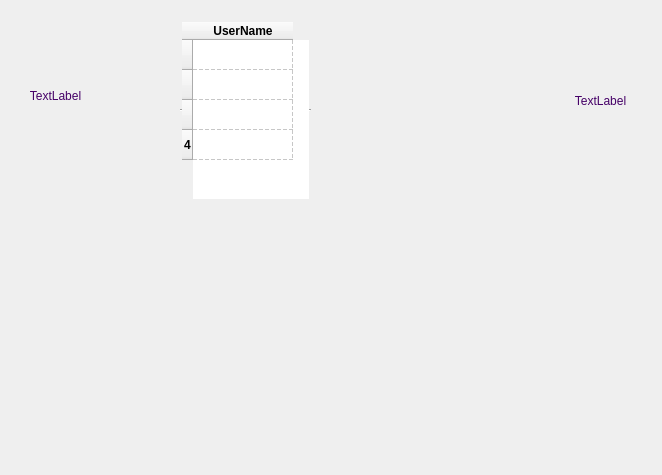
<?xml version="1.0" encoding="UTF-8"?>
<ui version="4.0">
 <class>profile</class>
 <widget class="QDialog" name="profile">
  <property name="geometry">
   <rect>
    <x>0</x>
    <y>0</y>
    <width>662</width>
    <height>475</height>
   </rect>
  </property>
  <property name="minimumSize">
   <size>
    <width>662</width>
    <height>475</height>
   </size>
  </property>
  <property name="maximumSize">
   <size>
    <width>662</width>
    <height>475</height>
   </size>
  </property>
  <property name="windowTitle">
   <string>Profile</string>
  </property>
  <widget class="QTableWidget" name="tableWidget">
   <property name="geometry">
    <rect>
     <x>180</x>
     <y>20</y>
     <width>131</width>
     <height>181</height>
    </rect>
   </property>
   <property name="font">
    <font>
     <pointsize>9</pointsize>
     <weight>75</weight>
     <italic>false</italic>
     <bold>true</bold>
    </font>
   </property>
   <property name="frameShape">
    <enum>QFrame::HLine</enum>
   </property>
   <property name="frameShadow">
    <enum>QFrame::Sunken</enum>
   </property>
   <property name="lineWidth">
    <number>1</number>
   </property>
   <property name="sizeAdjustPolicy">
    <enum>QAbstractScrollArea::AdjustIgnored</enum>
   </property>
   <property name="editTriggers">
    <set>QAbstractItemView::NoEditTriggers</set>
   </property>
   <property name="selectionMode">
    <enum>QAbstractItemView::SingleSelection</enum>
   </property>
   <property name="selectionBehavior">
    <enum>QAbstractItemView::SelectRows</enum>
   </property>
   <property name="iconSize">
    <size>
     <width>0</width>
     <height>0</height>
    </size>
   </property>
   <property name="showGrid">
    <bool>true</bool>
   </property>
   <property name="gridStyle">
    <enum>Qt::DashLine</enum>
   </property>
   <property name="sortingEnabled">
    <bool>false</bool>
   </property>
   <property name="wordWrap">
    <bool>true</bool>
   </property>
   <property name="cornerButtonEnabled">
    <bool>true</bool>
   </property>
   <attribute name="horizontalHeaderVisible">
    <bool>true</bool>
   </attribute>
   <attribute name="horizontalHeaderCascadingSectionResizes">
    <bool>true</bool>
   </attribute>
   <attribute name="horizontalHeaderDefaultSectionSize">
    <number>100</number>
   </attribute>
   <attribute name="horizontalHeaderHighlightSections">
    <bool>true</bool>
   </attribute>
   <attribute name="horizontalHeaderShowSortIndicator" stdset="0">
    <bool>true</bool>
   </attribute>
   <attribute name="verticalHeaderCascadingSectionResizes">
    <bool>true</bool>
   </attribute>
   <attribute name="verticalHeaderShowSortIndicator" stdset="0">
    <bool>false</bool>
   </attribute>
   <attribute name="verticalHeaderStretchLastSection">
    <bool>false</bool>
   </attribute>
   <row>
    <property name="text">
     <string/>
    </property>
    <property name="font">
     <font>
      <pointsize>9</pointsize>
     </font>
    </property>
    <property name="icon">
     <iconset resource="game_recources.qrc">
      <normaloff>:/game_backgrounds/pics_project/first.png</normaloff>:/game_backgrounds/pics_project/first.png</iconset>
    </property>
   </row>
   <row>
    <property name="text">
     <string/>
    </property>
    <property name="icon">
     <iconset resource="game_recources.qrc">
      <normaloff>:/game_backgrounds/pics_project/second.png</normaloff>:/game_backgrounds/pics_project/second.png</iconset>
    </property>
   </row>
   <row>
    <property name="text">
     <string/>
    </property>
    <property name="icon">
     <iconset resource="game_recources.qrc">
      <normaloff>:/game_backgrounds/pics_project/third.png</normaloff>:/game_backgrounds/pics_project/third.png</iconset>
    </property>
   </row>
   <row>
    <property name="text">
     <string>4</string>
    </property>
   </row>
   <column>
    <property name="text">
     <string>UserName</string>
    </property>
   </column>
   <item row="0" column="0">
    <property name="text">
     <string/>
    </property>
   </item>
  </widget>
  <widget class="QLabel" name="farmer">
   <property name="geometry">
    <rect>
     <x>310</x>
     <y>10</y>
     <width>171</width>
     <height>191</height>
    </rect>
   </property>
   <property name="text">
    <string/>
   </property>
   <property name="pixmap">
    <pixmap resource="game_recources.qrc">:/game_backgrounds/pics_project/profile use.png</pixmap>
   </property>
   <property name="scaledContents">
    <bool>true</bool>
   </property>
  </widget>
  <widget class="QLabel" name="label">
   <property name="geometry">
    <rect>
     <x>0</x>
     <y>-10</y>
     <width>671</width>
     <height>531</height>
    </rect>
   </property>
   <property name="inputMethodHints">
    <set>Qt::ImhNone</set>
   </property>
   <property name="text">
    <string/>
   </property>
   <property name="pixmap">
    <pixmap resource="game_recources.qrc">:/game_backgrounds/pics_project/profile back.jpg</pixmap>
   </property>
   <property name="scaledContents">
    <bool>true</bool>
   </property>
  </widget>
  <widget class="QLabel" name="farmer_2">
   <property name="geometry">
    <rect>
     <x>170</x>
     <y>180</y>
     <width>151</width>
     <height>31</height>
    </rect>
   </property>
   <property name="text">
    <string/>
   </property>
   <property name="pixmap">
    <pixmap resource="game_recources.qrc">:/game_backgrounds/pics_project/grass.png</pixmap>
   </property>
   <property name="scaledContents">
    <bool>true</bool>
   </property>
  </widget>
  <widget class="QLabel" name="farmer_3">
   <property name="geometry">
    <rect>
     <x>330</x>
     <y>180</y>
     <width>31</width>
     <height>31</height>
    </rect>
   </property>
   <property name="text">
    <string/>
   </property>
   <property name="pixmap">
    <pixmap resource="game_recources.qrc">:/game_backgrounds/pics_project/grass.png</pixmap>
   </property>
   <property name="scaledContents">
    <bool>true</bool>
   </property>
  </widget>
  <widget class="QLabel" name="level">
   <property name="geometry">
    <rect>
     <x>560</x>
     <y>80</y>
     <width>81</width>
     <height>41</height>
    </rect>
   </property>
   <property name="layoutDirection">
    <enum>Qt::RightToLeft</enum>
   </property>
   <property name="styleSheet">
    <string notr="true">color: rgb(69, 0, 103);
font: 75 16pt &quot;MS Shell Dlg 2&quot;;</string>
   </property>
   <property name="text">
    <string>TextLabel</string>
   </property>
   <property name="alignment">
    <set>Qt::AlignCenter</set>
   </property>
  </widget>
  <widget class="QLabel" name="label_3">
   <property name="geometry">
    <rect>
     <x>560</x>
     <y>10</y>
     <width>81</width>
     <height>71</height>
    </rect>
   </property>
   <property name="cursor">
    <cursorShape>WhatsThisCursor</cursorShape>
   </property>
   <property name="toolTip">
    <string>&lt;html&gt;&lt;head/&gt;&lt;body&gt;&lt;p&gt;&lt;span style=&quot; font-size:10pt;&quot;&gt;Level&lt;/span&gt;&lt;/p&gt;&lt;/body&gt;&lt;/html&gt;</string>
   </property>
   <property name="text">
    <string/>
   </property>
   <property name="pixmap">
    <pixmap resource="game_recources.qrc">:/game_backgrounds/pics_project/level.png</pixmap>
   </property>
   <property name="scaledContents">
    <bool>true</bool>
   </property>
  </widget>
  <widget class="QLabel" name="exp">
   <property name="geometry">
    <rect>
     <x>20</x>
     <y>80</y>
     <width>71</width>
     <height>31</height>
    </rect>
   </property>
   <property name="layoutDirection">
    <enum>Qt::RightToLeft</enum>
   </property>
   <property name="styleSheet">
    <string notr="true">color: rgb(69, 0, 103);
font: 75 16pt &quot;MS Shell Dlg 2&quot;;</string>
   </property>
   <property name="text">
    <string>TextLabel</string>
   </property>
   <property name="alignment">
    <set>Qt::AlignCenter</set>
   </property>
  </widget>
  <widget class="QLabel" name="label_5">
   <property name="geometry">
    <rect>
     <x>30</x>
     <y>10</y>
     <width>51</width>
     <height>71</height>
    </rect>
   </property>
   <property name="cursor">
    <cursorShape>WhatsThisCursor</cursorShape>
   </property>
   <property name="toolTip">
    <string>&lt;html&gt;&lt;head/&gt;&lt;body&gt;&lt;p&gt;Experience&lt;/p&gt;&lt;/body&gt;&lt;/html&gt;</string>
   </property>
   <property name="text">
    <string/>
   </property>
   <property name="pixmap">
    <pixmap resource="game_recources.qrc">:/game_backgrounds/pics_project/exp.png</pixmap>
   </property>
   <property name="scaledContents">
    <bool>true</bool>
   </property>
  </widget>
  <zorder>label</zorder>
  <zorder>tableWidget</zorder>
  <zorder>farmer</zorder>
  <zorder>farmer_2</zorder>
  <zorder>farmer_3</zorder>
  <zorder>level</zorder>
  <zorder>label_3</zorder>
  <zorder>exp</zorder>
  <zorder>label_5</zorder>
 </widget>
 <resources>
  <include location="game_recources.qrc"/>
 </resources>
 <connections/>
</ui>
